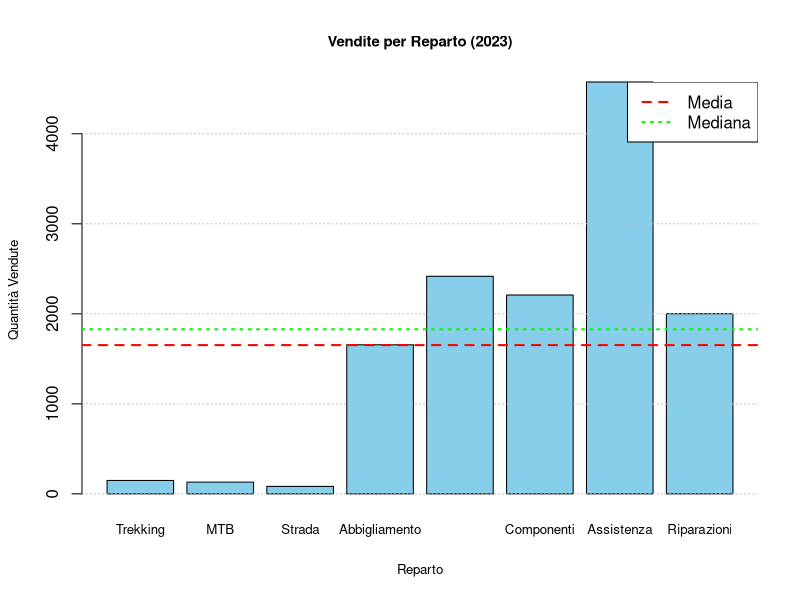
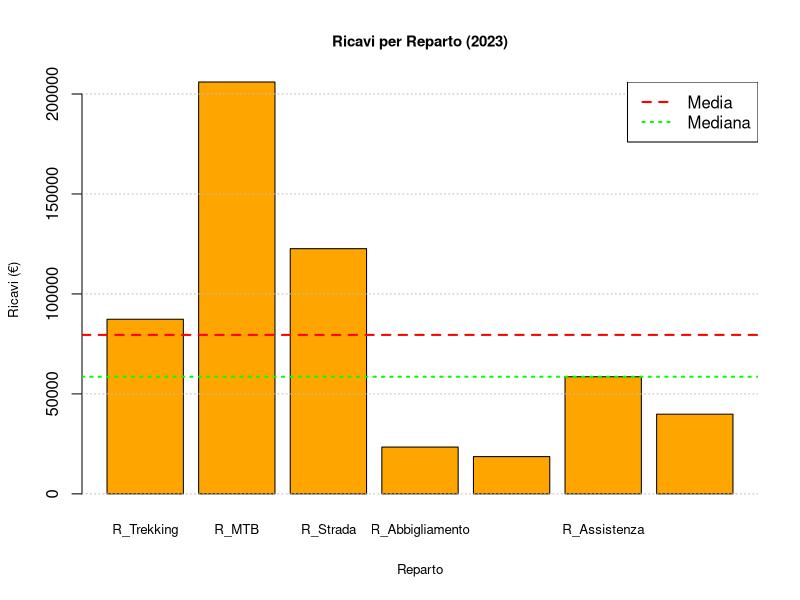

The R source for these figures, in order: (Note: this script raises an error after producing the figures.)
data <- read.table("revenues2023.txt", header=FALSE, dec=",")

colnames(data) <- c("Week", "Trekking", "MTB", "Strada", "Abbigliamento", "Accessori", 
                    "Componenti", "Assistenza", "Riparazioni",
                    "R_Trekking", "R_MTB", "R_Strada", 
                    "R_Abbigliamento", "R_Accessori", 
                    "R_Assistenza", "R_Riparazioni")


#
#
# ISTOGRAMMA VENDITE
vendite_per_reparto <- colSums(data[, c("Trekking", "MTB", "Strada", "Abbigliamento", "Accessori", "Componenti", "Assistenza", "Riparazioni")])

# Calcolo della media e mediana
media_vendite <- mean(vendite_per_reparto)
mediana_vendite <- median(vendite_per_reparto)

# Creazione dell'istogramma
barplot(vendite_per_reparto,
        main = "Vendite per Reparto (2023)",
        xlab = "Reparto",
        ylab = "Quantità Vendute",
        col = "skyblue",
        cex.names = 0.8,
        cex.main = 0.9,
        cex.lab = 0.8)

# Aggiunta della griglia
grid(nx = NA, ny = NULL, col = "gray", lty = "dotted")

# Aggiunta delle linee per media e mediana
abline(h = media_vendite, col = "red", lwd = 2, lty = "dashed")  # Linea per la media
abline(h = mediana_vendite, col = "green", lwd = 2, lty = "dotted")  # Linea per la mediana

# Aggiunta della legenda
legend("topright", legend = c("Media", "Mediana"), 
       col = c("red", "green"), lty = c("dashed", "dotted"), lwd = 2)


#
#
# ISTOGRAMMA RICAVI
ricavi_per_reparto <- colSums(data[, c("R_Trekking", "R_MTB", "R_Strada", "R_Abbigliamento", "R_Accessori", "R_Assistenza", "R_Riparazioni")])

# Calcolo della media e mediana
media_ricavi <- mean(ricavi_per_reparto)
mediana_ricavi <- median(ricavi_per_reparto)

# Creazione dell'istogramma
barplot(ricavi_per_reparto,
        main = "Ricavi per Reparto (2023)",
        xlab = "Reparto",
        ylab = "Ricavi (€)",
        col = "orange",
        cex.names = 0.8,
        cex.main = 0.9,
        cex.lab = 0.8)

# Aggiunta della griglia
grid(nx = NA, ny = NULL, col = "gray", lty = "dotted")

# Aggiunta delle linee per media e mediana
abline(h = media_ricavi, col = "red", lwd = 2, lty = "dashed")  # Linea per la media
abline(h = mediana_ricavi, col = "green", lwd = 2, lty = "dotted")  # Linea per la mediana

# Aggiunta della legenda
legend("topright", legend = c("Media", "Mediana"), 
       col = c("red", "green"), lty = c("dashed", "dotted"), lwd = 2)


#
#
# MISURE STATISTICHE PER DIPARTIMENTO

# Dati per Assistenza e Riparazioni
vendite_assistenza_riparazioni <- rowSums(data[, c("Assistenza", "Riparazioni")])
ricavi_assistenza_riparazioni <- rowSums(data[, c("R_Assistenza", "R_Riparazioni")])

# Dati per tutti gli altri reparti
vendite_altri <- rowSums(data[, c("Trekking", "MTB", "Strada", "Abbigliamento", "Accessori", "Componenti")])
ricavi_altri <- rowSums(data[, c("R_Trekking", "R_MTB", "R_Strada", "R_Abbigliamento", "R_Accessori")])

# Funzione per calcolare statistiche descrittive
calcola_statistiche <- function(x) {
  c(
    Minimo = min(x),
    Quartile_1 = quantile(x, 0.25),
    Mediana = median(x),
    Media = mean(x),
    Quartile_3 = quantile(x, 0.75),
    SD = sd(x),
    Massimo = max(x),
    Totale = sum(x)
  )
}

# Calcolo delle statistiche per vendite
statistiche_vendite <- data.frame(
  Categoria = c("Assistenza e Riparazioni", "Altri Reparti"),
  t(rbind(
    calcola_statistiche(vendite_assistenza_riparazioni),
    calcola_statistiche(vendite_altri)
  ))
)

# Calcolo delle statistiche per ricavi
statistiche_ricavi <- data.frame(
  Categoria = c("Assistenza e Riparazioni", "Altri Reparti"),
  t(rbind(
    calcola_statistiche(ricavi_assistenza_riparazioni),
    calcola_statistiche(ricavi_altri)
  ))
)

# Visualizzazione dei risultati
print("Statistiche per le Vendite:")
print(statistiche_vendite)

print("Statistiche per i Ricavi:")
print(statistiche_ricavi)


#
#
# REGRESSIONE LINEARE

# Estrazione dei dati
vendite_assistenza_riparazioni <- rowSums(data[, c("Componenti_Assistenza", "Riparazioni")])
ricavi_assistenza_riparazioni <- rowSums(data[, c("Ricavi_Componenti", "Ricavi_Riparazioni")])

# Creazione del modello di regressione lineare
modello <- lm(ricavi_assistenza_riparazioni ~ vendite_assistenza_riparazioni)

# Riassunto del modello
summary(modello)

# Creazione del grafico con linea di regressione e griglia
plot(vendite_assistenza_riparazioni, ricavi_assistenza_riparazioni,
     main = "Regressione Lineare (Assistenza e Riparazioni)",
     xlab = "Vendite (Assistenza e Riparazioni)",
     ylab = "Ricavi (Assistenza e Riparazioni)",
     col = "blue", pch = 16)

# Aggiunta della griglia
grid(nx = NULL, ny = NULL, col = "gray", lty = "dotted")

# Aggiunta della linea di regressione
abline(modello, col = "red", lwd = 2)
